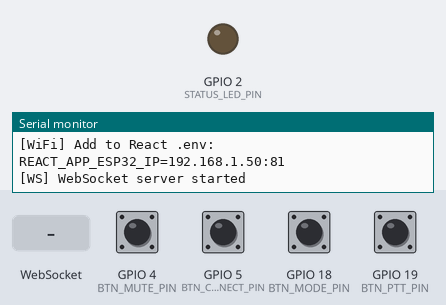
Simulated run of this sketch. Board: ESP32. On the bench: output pins drawn as LEDs (lit = HIGH), the last lines printed to the serial monitor. Dashed ring = blinking. Inputs (shaded band) come from the test bench; at power-on: GPIO 4 (BTN_MUTE_PIN), GPIO 5 (BTN_CONNECT_PIN), GPIO 18 (BTN_MODE_PIN), GPIO 19 (BTN_PTT_PIN) HIGH. WiFi joins after 1.5 s; servers stay silent unless stated.

Above: at 3.2 s.
3.3 s: GPIO 4 (BTN_MUTE_PIN) pulled LOW for 0.15 s
4.9 s: GPIO 5 (BTN_CONNECT_PIN) pulled LOW for 0.15 s
6.5 s: GPIO 18 (BTN_MODE_PIN) pulled LOW for 0.15 s
8.1 s: WebSocket text "STATE:" received
At 8.25 s:
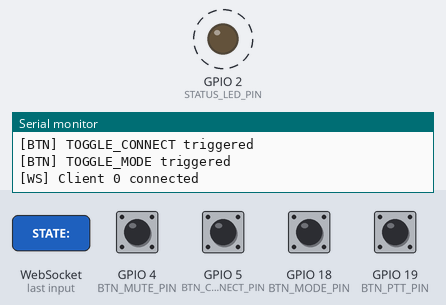
10.2 s: WebSocket text "MUTED=1" received
11.7 s: WebSocket text "CONNECTED=1" received
Timing chart, 0 to 14.2 s (numbered marks = the images above; inputs shaded):
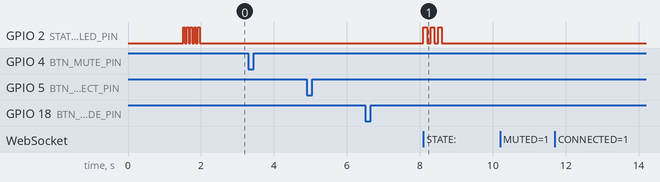

The sketch:

button_controller.ino
```cpp
/**
 * ESP32 Button Controller for Third Eye App
 *
 * This sketch creates a WebSocket server on the ESP32 that sends
 * button press commands to the React app running on the same WiFi network.
 *
 * Hardware:
 * - ESP32 board
 * - Push buttons connected to GPIO pins (active LOW with internal pullup)
 *
 * Libraries Required:
 * - WiFi (built-in)
 * - WebSocketsServer (install via Arduino Library Manager: "WebSockets" by Markus Sattler)
 *
 * Configuration:
 * 1. Update WIFI_SSID and WIFI_PASSWORD below
 * 2. Note the IP address printed to Serial (e.g., 192.168.1.100)
 * 3. Set REACT_APP_ESP32_IP=192.168.1.100:81 in React app's .env file
 */

#include <WiFi.h>
#include <WebSocketsServer.h>

// ============================================================================
// CONFIGURATION - UPDATE THESE
// ============================================================================
const char* WIFI_SSID = "YOUR_WIFI_SSID";
const char* WIFI_PASSWORD = "YOUR_WIFI_PASSWORD";

// WebSocket server port
const int WS_PORT = 81;

// ============================================================================
// BUTTON PIN DEFINITIONS
// ============================================================================
// Connect buttons between GPIO and GND (uses internal pullup)
#define BTN_MUTE_PIN       4   // Toggle mute
#define BTN_CONNECT_PIN    5   // Toggle connection
#define BTN_MODE_PIN       18  // Toggle active/passive mode
#define BTN_PTT_PIN        19  // Push-to-talk (hold)

// LED for status feedback (optional, built-in LED on most ESP32 boards)
#define STATUS_LED_PIN     2

// ============================================================================
// TIMING CONSTANTS
// ============================================================================
const unsigned long DEBOUNCE_DELAY = 50;      // Button debounce (ms)
const unsigned long REPEAT_BLOCK_DELAY = 300; // Prevent rapid repeats (ms)
const unsigned long RECONNECT_INTERVAL = 5000; // WiFi reconnect interval (ms)

// ============================================================================
// GLOBAL STATE
// ============================================================================
WebSocketsServer webSocket = WebSocketsServer(WS_PORT);

struct ButtonState {
  int pin;
  const char* command;
  const char* releaseCommand;  // For PTT-style buttons (null if not applicable)
  bool lastState;
  unsigned long lastDebounceTime;
  unsigned long lastTriggerTime;
  bool isHoldButton;           // True for PTT-style buttons
};

ButtonState buttons[] = {
  { BTN_MUTE_PIN,    "TOGGLE_MUTE",    nullptr,     HIGH, 0, 0, false },
  { BTN_CONNECT_PIN, "TOGGLE_CONNECT", nullptr,     HIGH, 0, 0, false },
  { BTN_MODE_PIN,    "TOGGLE_MODE",    nullptr,     HIGH, 0, 0, false },
  { BTN_PTT_PIN,     "PTT_START",      "PTT_STOP",  HIGH, 0, 0, true  },
};
const int NUM_BUTTONS = sizeof(buttons) / sizeof(buttons[0]);

// App state (received from React for LED feedback)
bool appMuted = false;
bool appConnected = false;
String appMode = "passive";

// ============================================================================
// WEBSOCKET EVENT HANDLER
// ============================================================================
void webSocketEvent(uint8_t clientNum, WStype_t type, uint8_t* payload, size_t length) {
  switch (type) {
    case WStype_CONNECTED:
      Serial.printf("[WS] Client %u connected\n", clientNum);
      // Blink LED to indicate connection
      for (int i = 0; i < 3; i++) {
        digitalWrite(STATUS_LED_PIN, HIGH);
        delay(100);
        digitalWrite(STATUS_LED_PIN, LOW);
        delay(100);
      }
      break;

    case WStype_DISCONNECTED:
      Serial.printf("[WS] Client %u disconnected\n", clientNum);
      break;

    case WStype_TEXT:
      {
        String message = String((char*)payload);
        Serial.printf("[WS] Received: %s\n", payload);

        // Parse state updates from React app (for LED feedback)
        if (message.startsWith("STATE:")) {
          if (message.indexOf("MUTED=1") > 0) {
            appMuted = true;
          } else if (message.indexOf("MUTED=0") > 0) {
            appMuted = false;
          }
          if (message.indexOf("CONNECTED=1") > 0) {
            appConnected = true;
          } else if (message.indexOf("CONNECTED=0") > 0) {
            appConnected = false;
          }
          if (message.indexOf("MODE=active") > 0) {
            appMode = "active";
          } else if (message.indexOf("MODE=passive") > 0) {
            appMode = "passive";
          }
          updateStatusLED();
        }
      }
      break;

    case WStype_ERROR:
      Serial.printf("[WS] Error from client %u\n", clientNum);
      break;

    default:
      break;
  }
}

// ============================================================================
// LED STATUS FEEDBACK
// ============================================================================
void updateStatusLED() {
  // Simple status: LED on when connected and not muted
  if (appConnected && !appMuted) {
    digitalWrite(STATUS_LED_PIN, HIGH);
  } else {
    digitalWrite(STATUS_LED_PIN, LOW);
  }
}

// ============================================================================
// BUTTON HANDLING
// ============================================================================
void processButton(ButtonState& btn) {
  bool reading = digitalRead(btn.pin);
  unsigned long now = millis();

  // Debounce
  if (reading != btn.lastState) {
    btn.lastDebounceTime = now;
  }

  if ((now - btn.lastDebounceTime) > DEBOUNCE_DELAY) {
    // State has been stable

    if (btn.isHoldButton) {
      // PTT-style button: send command on press and release
      if (reading == LOW && btn.lastState == HIGH) {
        // Button just pressed
        Serial.printf("[BTN] %s pressed -> %s\n", btn.command, btn.command);
        webSocket.broadcastTXT(btn.command);
      } else if (reading == HIGH && btn.lastState == LOW && btn.releaseCommand) {
        // Button just released
        Serial.printf("[BTN] Released -> %s\n", btn.releaseCommand);
        webSocket.broadcastTXT(btn.releaseCommand);
      }
    } else {
      // Toggle-style button: send command on press only
      if (reading == LOW && (now - btn.lastTriggerTime) > REPEAT_BLOCK_DELAY) {
        // Button pressed and enough time since last trigger
        Serial.printf("[BTN] %s triggered\n", btn.command);
        webSocket.broadcastTXT(btn.command);
        btn.lastTriggerTime = now;
      }
    }
  }

  btn.lastState = reading;
}

// ============================================================================
// WIFI CONNECTION
// ============================================================================
void connectWiFi() {
  Serial.printf("[WiFi] Connecting to %s", WIFI_SSID);
  WiFi.begin(WIFI_SSID, WIFI_PASSWORD);

  int attempts = 0;
  while (WiFi.status() != WL_CONNECTED && attempts < 20) {
    delay(500);
    Serial.print(".");
    attempts++;
  }

  if (WiFi.status() == WL_CONNECTED) {
    Serial.println("\n[WiFi] Connected!");
    Serial.printf("[WiFi] IP Address: %s\n", WiFi.localIP().toString().c_str());
    Serial.printf("[WiFi] WebSocket URL: ws://%s:%d\n", WiFi.localIP().toString().c_str(), WS_PORT);
    Serial.println("[WiFi] Add to React .env: REACT_APP_ESP32_IP=" + WiFi.localIP().toString() + ":" + String(WS_PORT));

    // Blink LED to indicate WiFi connected
    for (int i = 0; i < 5; i++) {
      digitalWrite(STATUS_LED_PIN, HIGH);
      delay(50);
      digitalWrite(STATUS_LED_PIN, LOW);
      delay(50);
    }
  } else {
    Serial.println("\n[WiFi] Connection failed!");
  }
}

// ============================================================================
// SETUP
// ============================================================================
void setup() {
  Serial.begin(115200);
  Serial.println("\n[ESP32] Third Eye Button Controller Starting...");

  // Initialize LED
  pinMode(STATUS_LED_PIN, OUTPUT);
  digitalWrite(STATUS_LED_PIN, LOW);

  // Initialize buttons with internal pullup
  for (int i = 0; i < NUM_BUTTONS; i++) {
    pinMode(buttons[i].pin, INPUT_PULLUP);
  }

  // Connect to WiFi
  connectWiFi();

  // Start WebSocket server
  webSocket.begin();
  webSocket.onEvent(webSocketEvent);
  Serial.println("[WS] WebSocket server started");
}

// ============================================================================
// MAIN LOOP
// ============================================================================
void loop() {
  // Handle WebSocket events
  webSocket.loop();

  // Check WiFi connection
  static unsigned long lastWiFiCheck = 0;
  if (WiFi.status() != WL_CONNECTED && (millis() - lastWiFiCheck) > RECONNECT_INTERVAL) {
    Serial.println("[WiFi] Connection lost, reconnecting...");
    connectWiFi();
    lastWiFiCheck = millis();
  }

  // Process all buttons
  for (int i = 0; i < NUM_BUTTONS; i++) {
    processButton(buttons[i]);
  }
}
```

Measured:
- after the input at 8.1 s, GPIO 2 (STATUS_LED_PIN): alternates HIGH for 0.10 s and LOW for 0.10 s, 6 changes in all, then stays LOW, starting at once
